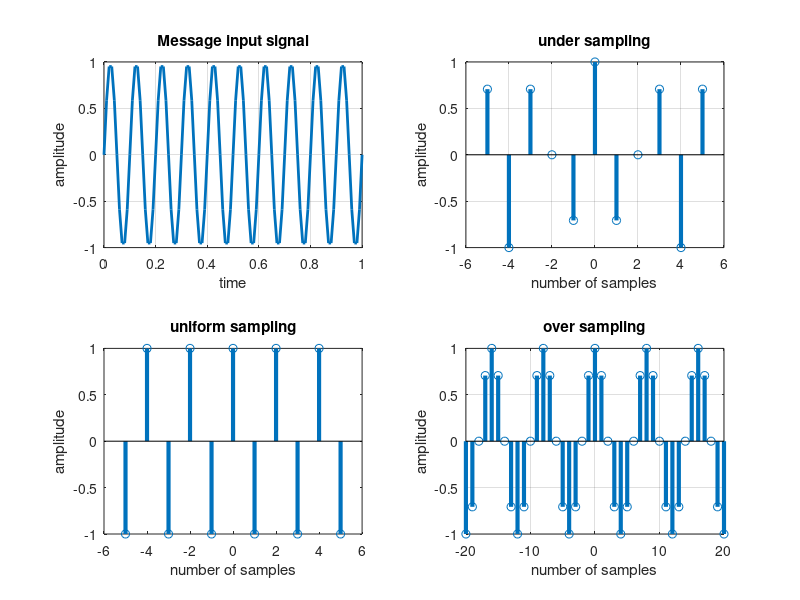

Recreate this plot in MATLAB.
t=0:0.01:1;
fm=10; 
Am=1;
x=Am*sin(2*pi*fm*t); 
subplot(2,2,1);
plot(t,x,'linewidth',2);
xlabel('time');
ylabel('amplitude');
grid;
title('Message input signal');
n1=-5:1:5;
fs1=1.6*fm;
fs2=2*fm;
fs3=8*fm;
x1=Am*cos(2*pi*fm/fs1*n1);
subplot(2,2,2);
stem(n1,x1,'linewidth',3);
xlabel('number of samples');
ylabel('amplitude');
grid on;
title('under sampling');
n2=-5:1:5;
x2=cos(2*pi*fm/fs2*n2);
subplot(2,2,3);
stem(n2,x2,'linewidth',3);
xlabel('number of samples');
ylabel('amplitude');
hold on;
title('uniform sampling');
n3=-20:1:20;
x3=cos(2*pi*fm/fs3*n3);
subplot(2,2,4);stem(n3,x3,'linewidth',3);
hold on;
xlabel('number of samples');
ylabel('amplitude');
grid;
title('over sampling');